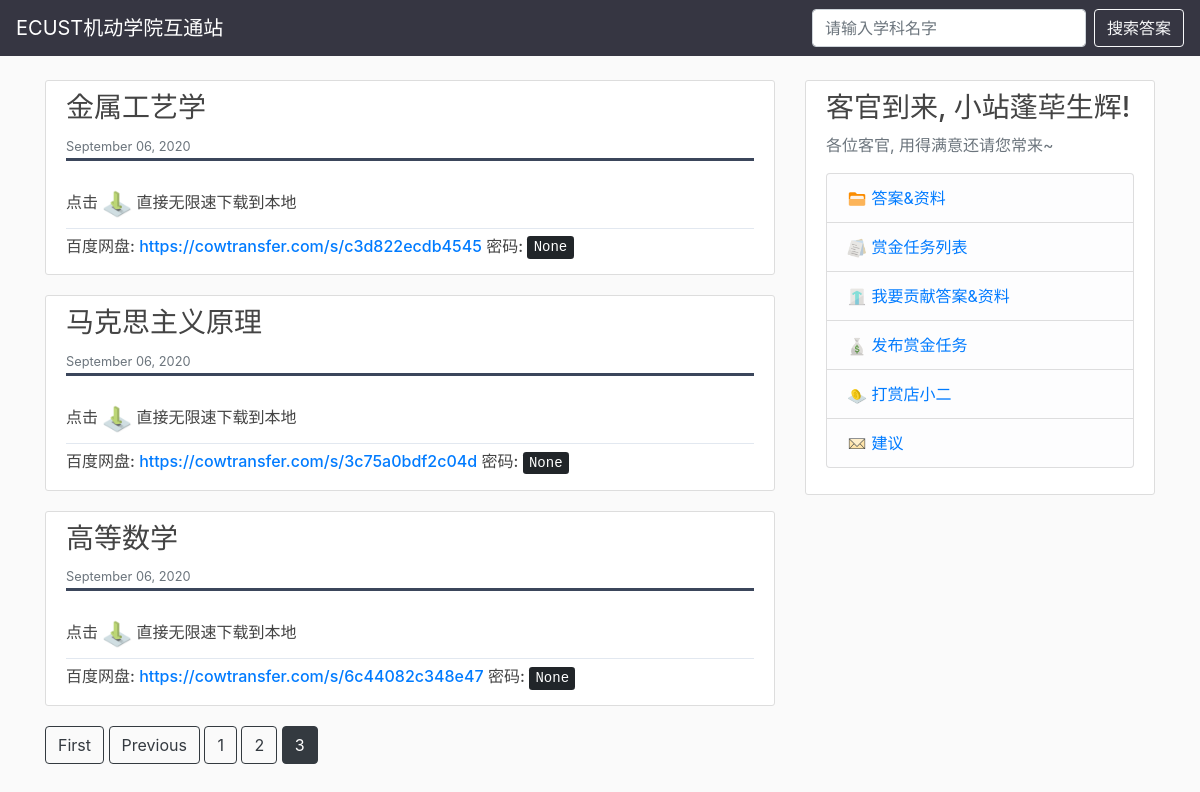
The page /answers/?page=3 on the database as committed earlier.
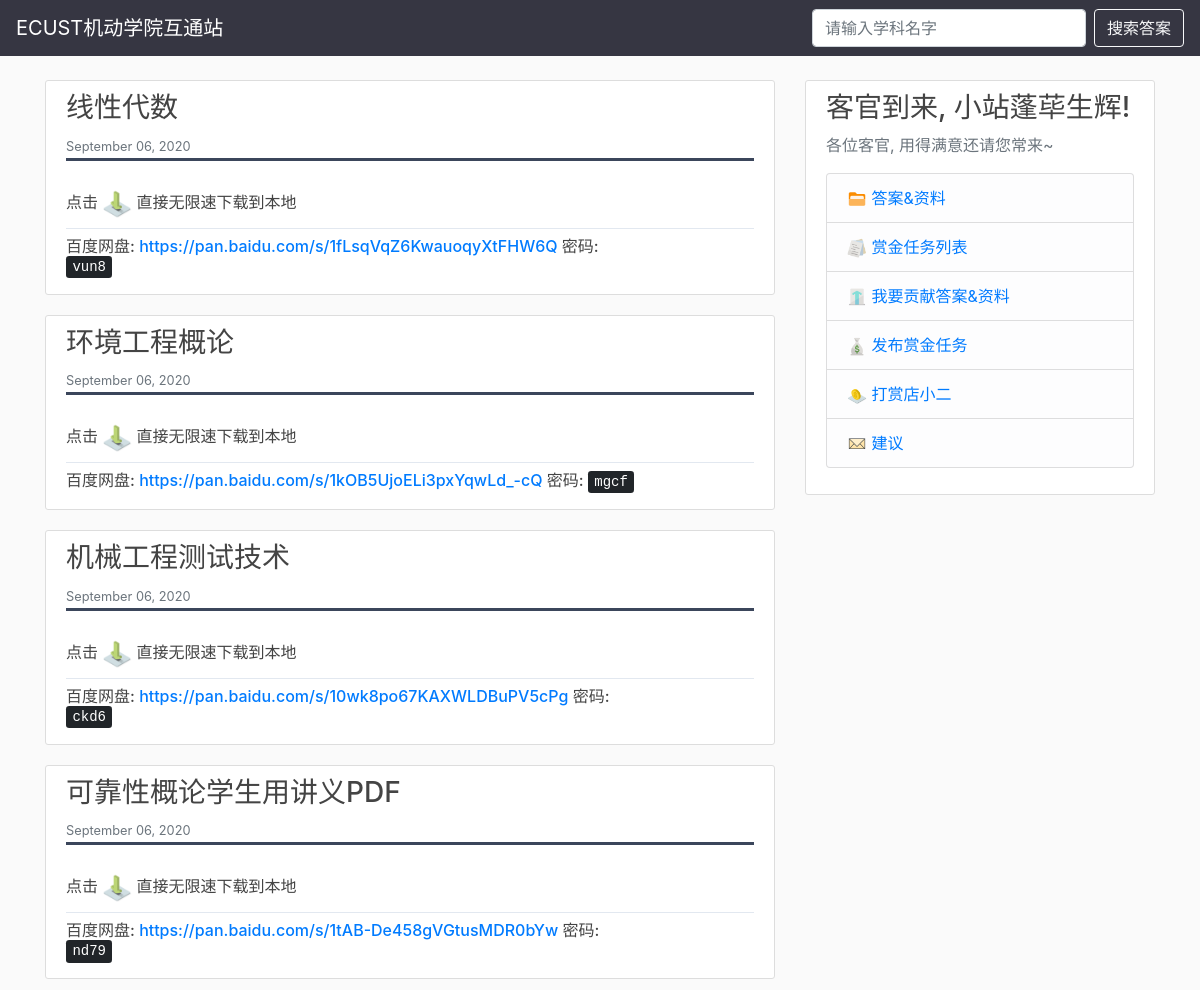
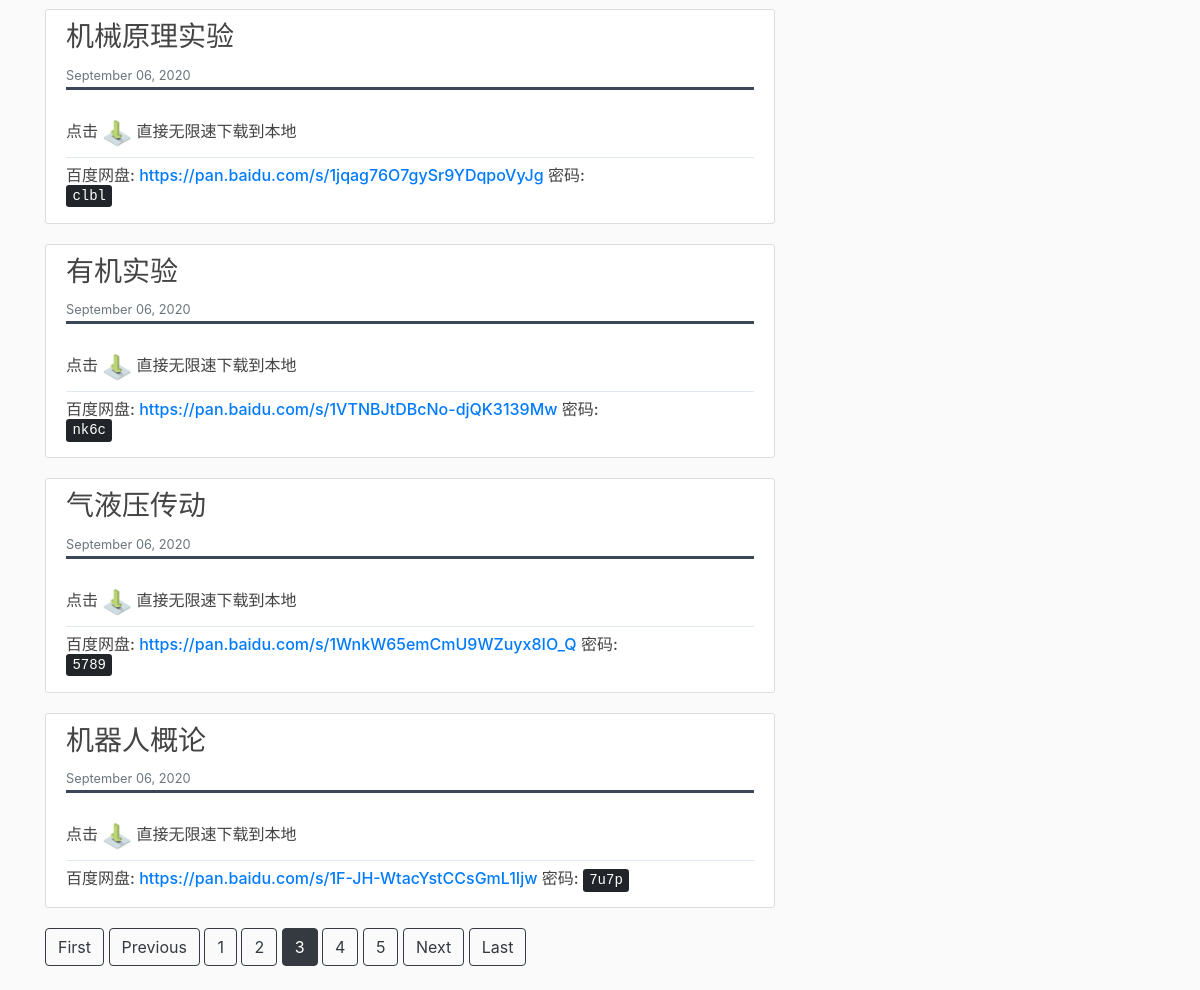
The same page on the database as committed later (2 pictures, top to bottom).
### answers/models.py (models this page shows, shortened)
class Resource(models.Model):
    title = models.CharField(max_length=50)
    introduce = models.TextField()
    location = models.TextField()
    key = models.TextField()
    date_posted = models.DateTimeField(default=timezone.now)

### answers/views.py (the view)
# urls.py: path('answers/', answers_view.ResourceListView.as_view(), name='answers'),
class ResourceListView(ListView):
    model = Resource
    template_name = 'answers/answer_page.html'
    context_object_name = 'resources'
    ordering = ['-date_posted']
    paginate_by = 8

### answers/templates/answers/answer_page.html
{%  extends 'main_page/base.html'%}
{% block content %}
{% load static %}
{% for resource in resources %}
<article class="media content-section">
    <div class="media-body">
        <div class="article-metadata">
            <h3 class="mr-2">{{ resource.title }}</h3>
            <small class="text-muted">{{ resource.date_posted|date:"F d, Y" }}</small>
        </div>
        <br>
        <div class="row">
            <div class="col-10 text-warp">
                <h6 class="text-break">
                    点击
                    <a href="{{ resource.introduce}}">
                        <img src="{% static 'tip/download.png'%}" width="30" height="30" alt="" loading="lazy">
                    </a>
                    直接无限速下载到本地
                </h6>
            </div>
        </div>
        <div class="separator"></div>
        <div class="row">
            <div class="col-10 text-warp">
                <h6 class="text-break">百度网盘: <a href="{{ resource.location}}">{{ resource.location}}</a>
                    密码: <kbd>{{ resource.key}}</kbd>
                </h6>
            </div>
        </div>
    </div>
</article>
{% endfor %}
{% if page_obj.has_previous %}
<a class="btn btn-outline-dark mb-4" href="?page=1">First</a>
<a class="btn btn-outline-dark mb-4" href="?page={{ page_obj.previous_page_number }}">Previous</a>
{% endif %}
{% for num in page_obj.paginator.page_range %}
{% if page_obj.number == num %}
<a class="btn btn-dark mb-4" href="?page={{ num }}">{{ num }}</a>
{% elif num > page_obj.number|add:'-3' and num < page_obj.number|add:'3' %}
<a class="btn btn-outline-dark mb-4" href="?page={{ num }}">{{ num }}</a>
{% endif %}
{% endfor %}
{% if page_obj.has_next %}
<a class="btn btn-outline-dark mb-4" href="?page={{ page_obj.next_page_number }}">Next</a>
<a class="btn btn-outline-dark mb-4" href="?page={{ page_obj.paginator.num_pages }}">Last</a>
{% endif %}
{% endblock content %}

Rows that differ between the two databases and show on the page:
removed Resource: title "金属工艺学", date_posted "September 06, 2020", location "https://cowtransfer.com/s/c3d822ecdb4545", key "None"
removed Resource: title "马克思主义原理", date_posted "September 06, 2020", location "https://cowtransfer.com/s/3c75a0bdf2c04d", key "None"
removed Resource: title "高等数学", date_posted "September 06, 2020", location "https://cowtransfer.com/s/6c44082c348e47", key "None"
added Resource: title "线性代数", date_posted "September 06, 2020", location "https://pan.baidu.com/s/1fLsqVqZ6KwauoqyXtFHW6Q", key "vun8"
added Resource: title "环境工程概论", date_posted "September 06, 2020", location "https://pan.baidu.com/s/1kOB5UjoELi3pxYqwLd_-cQ", key "mgcf"
added Resource: title "机械工程测试技术", date_posted "September 06, 2020", location "https://pan.baidu.com/s/10wk8po67KAXWLDBuPV5cPg", key "ckd6"
added Resource: title "可靠性概论学生用讲义PDF", date_posted "September 06, 2020", location "https://pan.baidu.com/s/1tAB-De458gVGtusMDR0bYw", key "nd79"
added Resource: title "机械原理实验", date_posted "September 06, 2020", location "https://pan.baidu.com/s/1jqag76O7gySr9YDqpoVyJg", key "clbl"
added Resource: title "有机实验", date_posted "September 06, 2020", location "https://pan.baidu.com/s/1VTNBJtDBcNo-djQK3139Mw", key "nk6c"
added Resource: title "气液压传动", date_posted "September 06, 2020", location "https://pan.baidu.com/s/1WnkW65emCmU9WZuyx8IO_Q", key "5789"
added Resource: title "机器人概论", date_posted "September 06, 2020", location "https://pan.baidu.com/s/1F-JH-WtacYstCCsGmL1Ijw", key "7u7p"
Other text that changed with them:
new list line: "4"
new list line: "5"
text now shown: "Next Last"
